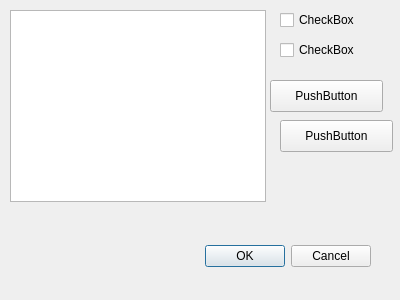
<?xml version="1.0" encoding="UTF-8"?>
<ui version="4.0">
 <class>GetCensusDialogBase</class>
 <widget class="QDialog" name="GetCensusDialogBase">
  <property name="geometry">
   <rect>
    <x>0</x>
    <y>0</y>
    <width>400</width>
    <height>300</height>
   </rect>
  </property>
  <property name="windowTitle">
   <string>Census Helper Plugin</string>
  </property>
  <widget class="QDialogButtonBox" name="button_box">
   <property name="geometry">
    <rect>
     <x>30</x>
     <y>240</y>
     <width>341</width>
     <height>32</height>
    </rect>
   </property>
   <property name="orientation">
    <enum>Qt::Horizontal</enum>
   </property>
   <property name="standardButtons">
    <set>QDialogButtonBox::Cancel|QDialogButtonBox::Ok</set>
   </property>
  </widget>
  <widget class="QListView" name="listView">
   <property name="geometry">
    <rect>
     <x>10</x>
     <y>10</y>
     <width>256</width>
     <height>192</height>
    </rect>
   </property>
  </widget>
  <widget class="QCheckBox" name="checkBox">
   <property name="geometry">
    <rect>
     <x>280</x>
     <y>10</y>
     <width>86</width>
     <height>20</height>
    </rect>
   </property>
   <property name="text">
    <string>CheckBox</string>
   </property>
  </widget>
  <widget class="QCheckBox" name="checkBox_2">
   <property name="geometry">
    <rect>
     <x>280</x>
     <y>40</y>
     <width>86</width>
     <height>20</height>
    </rect>
   </property>
   <property name="text">
    <string>CheckBox</string>
   </property>
  </widget>
  <widget class="QPushButton" name="pushButton">
   <property name="geometry">
    <rect>
     <x>270</x>
     <y>80</y>
     <width>113</width>
     <height>32</height>
    </rect>
   </property>
   <property name="text">
    <string>PushButton</string>
   </property>
  </widget>
  <widget class="QPushButton" name="pushButton_2">
   <property name="geometry">
    <rect>
     <x>280</x>
     <y>120</y>
     <width>113</width>
     <height>32</height>
    </rect>
   </property>
   <property name="text">
    <string>PushButton</string>
   </property>
  </widget>
 </widget>
 <resources/>
 <connections>
  <connection>
   <sender>button_box</sender>
   <signal>accepted()</signal>
   <receiver>GetCensusDialogBase</receiver>
   <slot>accept()</slot>
   <hints>
    <hint type="sourcelabel">
     <x>20</x>
     <y>20</y>
    </hint>
    <hint type="destinationlabel">
     <x>20</x>
     <y>20</y>
    </hint>
   </hints>
  </connection>
  <connection>
   <sender>button_box</sender>
   <signal>rejected()</signal>
   <receiver>GetCensusDialogBase</receiver>
   <slot>reject()</slot>
   <hints>
    <hint type="sourcelabel">
     <x>20</x>
     <y>20</y>
    </hint>
    <hint type="destinationlabel">
     <x>20</x>
     <y>20</y>
    </hint>
   </hints>
  </connection>
 </connections>
</ui>
